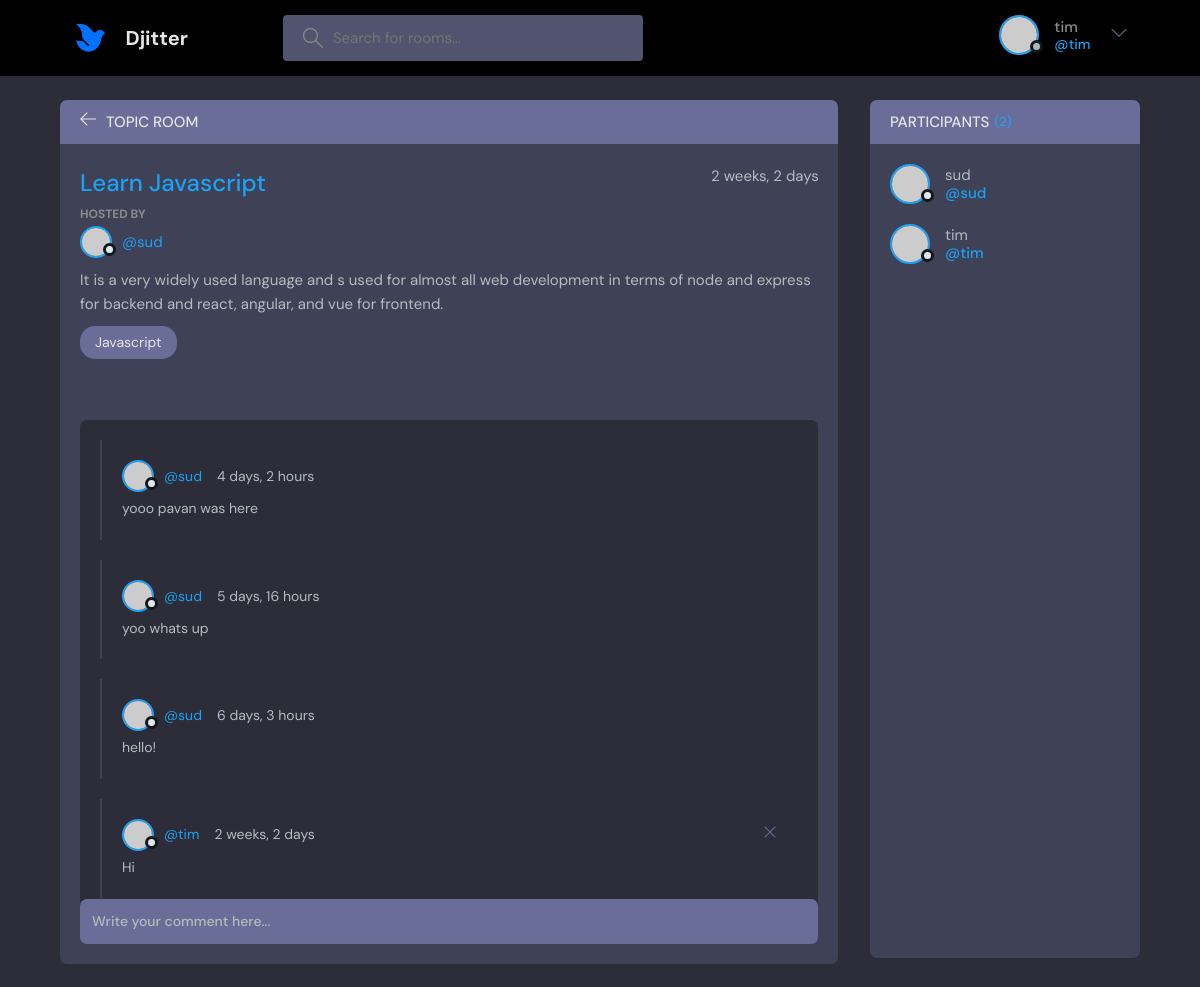
The app's page /room/2 (signed in) with its own data.
### base/models.py (models this page shows, shortened)
class Room(models.Model):
    host = models.ForeignKey(User, on_delete=models.SET_NULL, null=True)
    topic = models.ForeignKey(
        Topic, on_delete=models.SET_NULL, null=True
    )  # Topic would need to be enclosed in quotes if class Topic was below class Room
    name = models.CharField(max_length=200)
    description = models.TextField(null=True, blank=True)
    participants = models.ManyToManyField(
        User, related_name='participants', blank=True
    )  # related_name allows us to access participants from User model
    updated = models.DateTimeField(auto_now=True)
    created = models.DateTimeField(auto_now_add=True)
    class Meta:
        ordering = ['-updated', '-created'] # '-' means descending so newest is at the top

class Topic(models.Model):
    name = models.CharField(max_length=200)
    def __str__(self):
        return self.name

class Message(models.Model):
    user = models.ForeignKey(
        User, on_delete=models.CASCADE
    )  # on_delete=models.CASCADE means if the user is deleted, delete all messages by the user
    room = models.ForeignKey(Room, on_delete=models.CASCADE)
    body = models.TextField()
    updated = models.DateTimeField(auto_now=True)
    created = models.DateTimeField(auto_now_add=True)
    class Meta:
        ordering = ['-updated', '-created']

### base/views.py (the view)
# urls.py: path('room/<str:pk>', views.room, name='room'),
def room(request, pk):  # pk is primary key which is the the room number in the URL
    room = Room.objects.get(id=pk)  # get the room with the id of pk
    room_messages = room.message_set.all().order_by(
        "-created"
    )  # get all messages in room in order of creation
    participants = room.participants.all()
    if request.method == "POST":
        message = Message.objects.create(
            user=request.user, room=room, body=request.POST.get("body")
        )
        room.participants.add(request.user)
        return redirect("room", pk=room.id)
    context = {
        "room": room,
        "room_messages": room_messages,
        "participants": participants,
    }
    return render(request, "base/room.html", context)

### base/templates/base/room.html (shortened to what this page needs)
{% extends 'main.html' %} {% block content %}
<main class="profile-page layout layout--2">
  <div class="container">
    <div class="room">
      <div class="room__top">
        <div class="room__topLeft">
          <a href="{{ request.META.HTTP_REFERER }}">
            <svg
              version="1.1"
              xmlns="http://www.w3.org/2000/svg"
              width="32"
              height="32"
              viewBox="0 0 32 32"
            >
              <title>arrow-left</title>
              <path
                d="M13.723 2.286l-13.723 13.714 13.719 13.714 1.616-1.611-10.96-10.96h27.625v-2.286h-27.625l10.965-10.965-1.616-1.607z"
              ></path>
            </svg>
          </a>
          <h3>Topic Room</h3>
        </div>
      </div>
      <div class="room__box scroll">
        <div class="room__header scroll">
          <div class="room__info">
            <h3>{{room.name}}</h3>
            <span>{{room.created|timesince}}</span>
          </div>
          <div class="room__hosted">
            <p>Hosted By</p>
            <a
              href="{% url 'user-profile' room.host.id %}"
              class="room__author"
            >
              <div class="avatar avatar--small">
                <img src="https://randomuser.me/api/portraits/men/37.jpg" />
              </div>
              <span>@{{room.host.username}}</span>
            </a>
          </div>
          <div class="room__details">
            <p>{{room.description}}</p>
          </div>
          <span class="room__topics">{{room.topic}}</span>
        </div>
        <div class="room__conversation">
          <div class="threads scroll">
            {% for message in room_messages %}
            <div class="thread">
              <div class="thread__top">
                <div class="thread__author">
                  <a
                    href="{% url 'user-profile' message.user.id %}"
                    class="thread__authorInfo"
                  >
                    <div class="avatar avatar--small">
                      <img
                        src="https://randomuser.me/api/portraits/men/37.jpg"
                      />
                    </div>
                    <span>@{{message.user.username}}</span>
                  </a>
                  <span class="thread__date"
                    >{{message.created|timesince}}
                  </span>
                </div>
                {% if request.user == message.user %}
                <a href="{% url 'delete-message' message.id %}">
                <div class="thread__delete">
                  <svg
                    version="1.1"
                    xmlns="http://www.w3.org/2000/svg"
                    width="32"
                    height="32"
                    viewBox="0 0 32 32"
                  >
                    <title>Delete</title>
                    <path
                      d="M27.314 6.019l-1.333-1.333-9.98 9.981-9.981-9.981-1.333 1.333 9.981 9.981-9.981 9.98 1.333 1.333 9.981-9.98 9.98 9.98 1.333-1.333-9.98-9.98 9.98-9.981z"
                    ></path>
                  </svg>
                </div>
                </a>
                {% endif %}
              </div>
              <div class="thread__details">
                <p>{{message.body}}</p>
              </div>
            </div>
            {% endfor %}
          </div>
        </div>
      </div>
      <div class="room__message">
        <form action="#">
          <input name="" placeholder="Write your comment here..." />
        </form>
      </div>
    </div>
    <div class="participants">
      <h3 class="participants__top">
        Participants <span>({{participants.count}})</span>
      </h3>
      <div class="participants__list scroll">
        {% for user in participants %}
        <a href="{% url 'user-profile' user.id %}" class="participant">
          <div class="avatar avatar--medium">
            <img src="https://randomuser.me/api/portraits/men/37.jpg" />
          </div>
          <p>
            {{user.username}}
            <span>@{{user.username}}</span>
          </p>
        </a>
        {% endfor %}
      </div>
    </div>
  </div>
</main>
{% endblock %}

### templates/navbar.html (shortened to what this page needs)
{% load static %}
<header class="header header--loggedIn">
  <div class="container">
    <a href="{% url 'home' %}" class="header__logo">
      <img src="{% static 'images/logo.png' %}" />
      <h1>Djitter</h1>
    </a>
    <form class="header__search" method="GET" action="{% url 'home' %}">
      <label>
        <input name = "q" placeholder="Search for rooms..." />
      </label>
    </form>
    <nav class="header__menu">
      {% if request.user.is_authenticated %}
        <div class="header__user">
          <a href="profile.html">
            <div class="avatar avatar--medium active">
              <img src="https://randomuser.me/api/portraits/men/37.jpg" />
            </div>
            <p>{{ request.user.username }} <span>@{{ request.user.username }}</span></p>
          </a>
          <button class="dropdown-button">
            <svg
              version="1.1"
              xmlns="http://www.w3.org/2000/svg"
              width="32"
              height="32"
              viewBox="0 0 32 32"
            >
              <title>chevron-down</title>
              <path d="M16 21l-13-13h-3l16 16 16-16h-3l-13 13z"></path>
            </svg>
          </button>
        </div>
        {% else %}
        <a href="{% url 'login' %}">
          <img src="{% static 'images/avatar.svg' %}" />
          <p>Login</p>
        </a>
        {% endif %}
    </nav>
  </div>
</header>

### records on screen
Room: name "Learn Javascript", created "2 weeks, 2 days", host.username "sud", description "It is a very widely used language and s used for almost all web development in terms of node and express for backend and react, angular, and vue for frontend.", topic "Javascript"
Message: user.username "sud", created "4 days, 2 hours", body "yooo pavan was here"
Message: user.username "sud", created "5 days, 16 hours", body "yoo whats up"
Message: user.username "sud", created "6 days, 3 hours", body "hello!"
Message: user.username "tim", created "2 weeks, 2 days", body "Hi"

### other values on screen
{{ request.user.username }} "tim"
{{ user.username }} "sud"
{{ user.username }} "tim"
